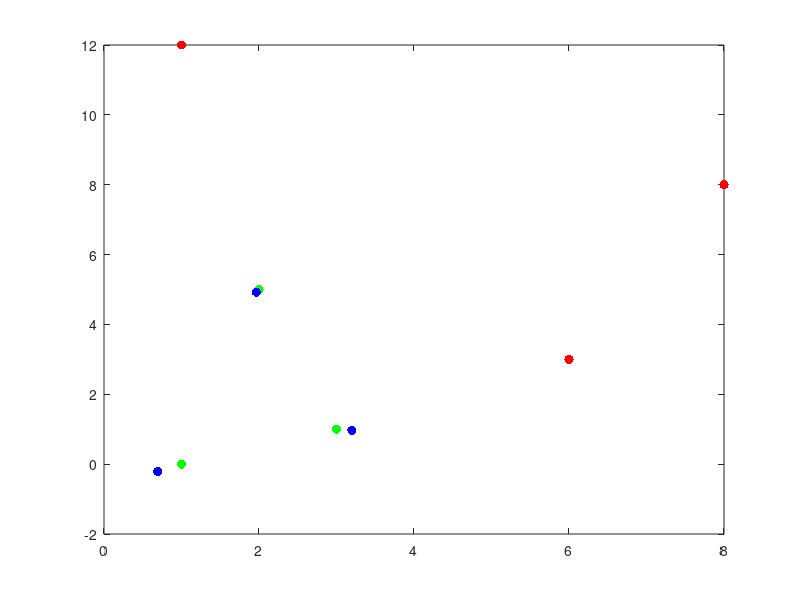

This chart was generated by the following MATLAB code: (Note: this script raises an error after producing the figure.)
%% Example General Least Squares Script
%% observations
xc = [1 2 3];
yc = [0 5 1];
x = [6 1 8];
y = [3 12 8];

Sc = [0.5 0.3 0 0 0 0;
      0.3 0.5 0 0 0 0;
      0 0 0.4 0.1 0 0;
      0 0 0.1 0.2 0 0;
      0 0 0 0 0.7 -0.4;
      0 0 0 0 -0.4 0.4]; %variance-covariance of control data
  
%% Define A and L based on observation equation
A = nan(numel(x)*2,4);
A(1:2:end)=[x(:) -y(:) ones(size(x(:))) zeros(size(y(:)))];
A(2:2:end)=[y(:) x(:) zeros(size(y(:))) ones(size(x(:)))];

L = nan(numel(x)*2,1);
L(1:2:end) = xc;
L(2:2:end) = yc;

W = inv(Sc);

%% Calculate General Least Squares
m = numel(L);                   % number of observations
n = size(A,2);                  % number of unknowns
dof = m-n;                      % degrees of freedom
X = (A'*W*A)\A'*W*L;            % unknowns(inv(A)*b' with 'A\b' per Matlab)
V = A * X - L;                  % residuals
So2 = V'*W*V/dof;               % Reference Variance
Q = inv(A'*W*A);                % cofactor
Sx = So2 * Q;                   % covariance of unknowns
Sl = A * Sx * A';               % covariance of observations
stdX = sqrt(diag(Sx));          % std of solved unknowns
Lhat = A * X;                   % predicted L values
r2 = var(Lhat)/var(L);          % R^2 Skill
RMSE = sqrt(V'*V/m);            % RMSE

%% Using Matlab Built in Function LSCOV
[mat_X, mat_stdX, mat_So2, mat_Sx] = lscov(A,L,Sc); %same results

%% Plot Results
f = figure(1);clf
plot(xc,yc,'g.','markersize',20)
hold on
plot(x,y,'r.','markersize',20)
plot(Lhat(1:2:end),Lhat(2:2:end),'b.','markersize',20)
for i=1:3
    ind = (i-1)*2+1:(i-1)*2+2;
    plotCovarianceLine(xc(i),yc(i),Sc(ind,ind),0.5,inf,100,'g');
    plot([xc(i) x(i)],[yc(i) y(i)],'--','color',[0.6 0.6 0.6])
end

grid on
axis equal
xlabel('X','fontsize',20,'interpreter','latex')
ylabel('Y','fontsize',20,'interpreter','latex')
title('GLS 2D Conformal Transformation','fontsize',24,'interpreter','latex')
hl=legend({'$(x_c,y_c)$',...
    '$(x,y)$','$(\hat{x_c},\hat{y_c})$',...
    'Control $\sigma_{50\%}$',...
    'correspondences'},'fontsize',16);
hl.Interpreter = 'latex';
hl.Location = 'northwest';
saveas(f,'../fig/GLSexample.png');

%% Make Latex Results Table
fid = fopen('../tab/exampleGLSresultsTable.tex','w+t');
T = cell(4,3);

T{1,1} = sprintf('$n = %.0f$',n);
T{1,2} = sprintf('$m = %.0f$',m);
T{1,3} = sprintf('$dof = %.0f$',dof);

T{2,1} = ['$\\hat{X} = $' printLatexMatrix(X,'%.2f')];

T{2,2} = ['$V = $ ' printLatexMatrix(V,'%0.2f')];

T{2,3} = sprintf('$S_0^2 = %.2f$ ',So2);

T{4,1} = ['$Q_{xx} = $ ' printLatexMatrix(Q,'%0.2f')];

T{3,1} = ['$\\Sigma_{xx} = $ ' printLatexMatrix(Sx,'%0.2f')];

T{3,3} = ['$\\Sigma_{\\hat{l}\\hat{l}} = $ ' printLatexMatrix(Sl,'%0.2f')];

T{3,2} = ['$\\sigma_{\\hat{X}} = $ ' printLatexMatrix(stdX,'%0.2f')];

T{4,2} = ['$\\hat{L} = $' printLatexMatrix(Lhat,'%0.2f')];

T{4,3} = sprintf('$R^2 = %.4f$ \\\\hspace{1cm} $RMSE = %.2f$',r2,RMSE);

fprintf(fid,printLatexTable(T));
fclose(fid);